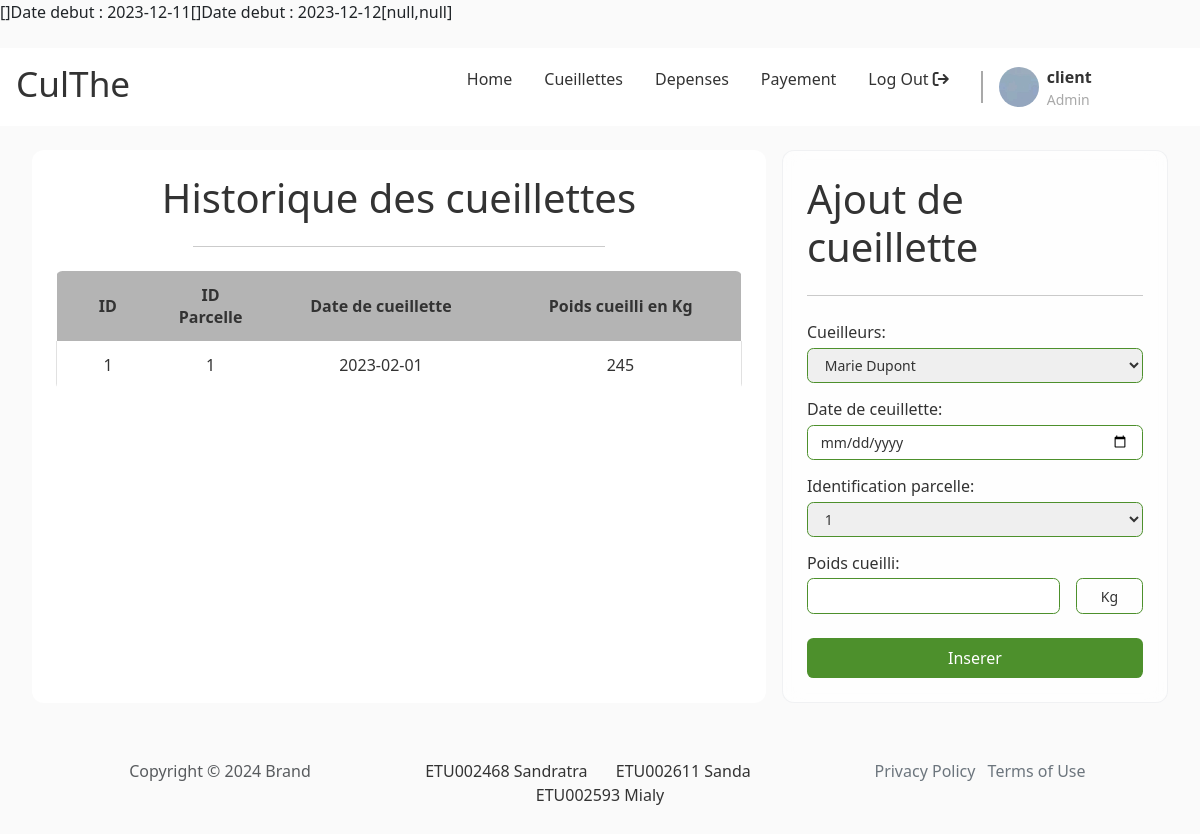
Screenshot of /pages/client/main.php?page=cueillettes (signed in) with the database file from the repository.
### tables this page shows
CREATE TABLE culthe_cueillette(
    id INT PRIMARY KEY AUTO_INCREMENT,
    id_cueilleur INT NOT NULL, 
    id_parcelle INT NOT NULL, 
    date_cueillette DATE NOT NULL, 
    poids_cueilli DECIMAL NOT NULL, 
    FOREIGN KEY(id_cueilleur) REFERENCES culthe_cueilleur(id),
    FOREIGN KEY(id_parcelle) REFERENCES culthe_parcelle(id)
);

### inc/connexion.php (called while the page is built)
<?php
    function dbconnect(){
        static $connect = null;
        if ($connect===null) {
            $connect = mysqli_connect('localhost','root','','culthe');
        }
        return $connect;
    }

### inc/user/function_user.php (called while the page is built, shortened)
<?php
    function get_all_cueillette(){
        $request = "SELECT * FROM culthe_cueillette";
        $temp = mysqli_query(dbconnect(),$request);
        $result = array();
        while($donne = mysqli_fetch_array($temp)){
            $result[] = $donne;
        }
        return $result;
    }
?>

### inc/admin/function_parcelle.php (called while the page is built, shortened)
<?php
    function get_all_info_parcelle(){
        $request = "SELECT * FROM v_culthe_info_parcelle";
        $temp = mysqli_query(dbconnect(),$request);
        $result = array();
        while($donne = mysqli_fetch_array($temp)){
            $result[] = $donne;
        }
        return $result;
    }
?>

### pages/client/cueillettes.php (the view, shortened to what this page needs)
<?php
    $cueillettes = get_all_cueillette();
    $parcelles = get_all_info_parcelle();
    $cueilleurs = get_all_info_cueilleur();
?>
<div class="body double-col">
        <section class="left">
            <h1 class="section__title">Historique des cueillettes</h1>
            <hr class="section__sep">
            <div class="section__content">
                <table>
                    <tr>
                        <th class="id number">ID</th>
                        <th class="id number">ID Parcelle</th>
                        <th class="date">Date de cueillette</th>
                        <th class="number">Poids cueilli en Kg</th>
                    </tr>
                    <?php foreach( $cueillettes as &$value ) { ?>
                    <tr>
                        <td class="id number"><?php echo $value['id']; ?></td>
                        <td class="id number"><?php echo$value['id_parcelle']; ?></td>
                        <td class="name"><?php echo $value['date_cueillette'] ?></td>
                        <td class="name"><?php echo $value['poids_cueilli']; ?></td>
                    </tr>
                    <?php } ?>
                </table>
            </div>
        </section>
        <section class="right">
            <form action="../../handler/client/cueillette_handler.php" method="post" id="form" class="form">
                <h1 class="form__title">Ajout de cueillette</h1>
                <hr class="form__sep">
                <div class="form__content">
                     <div class="form__input vertical">
                        <label for="field" class="form__label">Cueilleurs:</label>
                        <select name="cueilleur" id="cueilleur" class="form__input-field">
                            <?php foreach( $cueilleurs as &$value ) { ?>
                                <option value="<?php echo $value['id']; ?>"><?php echo $value['nom']; ?></option>
                            <?php } ?>
                        </select>
                    </div>
                    <div class="form__input vertical">
                        <label for="date_harvest" class="form__label">Date de ceuillette:</label>
                        <input type="date" name="date_cueillete" id="date_cueillete" class="form__input-field" />
                    </div>
                    <div class="form__input vertical">
                        <label for="field" class="form__label">Identification parcelle:</label>
                        <select name="parcelle" id="parcelle" class="form__input-field">
                            <?php foreach( $parcelles as &$value ) { ?>
                                <option value="<?php echo $value['id_parcelle']; ?>"><?php echo $value['numero_parcelle']; ?></option>
                            <?php } ?>
                        </select>
                    </div>
                    <div class="form__input vertical">
                        <label for="weight_harvest" class="form__label">Poids cueilli:</label>
                        <div>
                            <input type="number" name="poids" id="poids" class="form__input-field" />
                            <span class="form__input-field unit">Kg</span>
                        </div>
                    </div>
                </div>
                <input type="submit" value="Inserer" class="form__submit btn" id="form__submit btn" />
            </form>
        </section>
    </div>

### assets/css/index.css (style rules this page uses)
:root { --primary: white; --secondary: lightgray; --accent: #4d902c; --text--main: #333333; --text--muted: darkgray; --text--100: .875rem; --text--300: 1rem; --text--500: 2.2rem; --border--soft: .4rem; --bg: rgb(250,250, 250); font-size: 1em; box-sizing: border-box; }
*, *::before, *::after { box-sizing: inherit; margin: 0; padding: 0; color: var(--text--main); text-decoration: none; }
html { color: var(--text--main); font-family: system-ui, -apple-system, BlinkMacSystemFont, 'Segoe UI', Roboto, Oxygen, Ubuntu, Cantarell, 'Open Sans', 'Helvetica Neue', sans-serif; }
body { min-height: 100vh; }
body>*+* { margin-top: 1.5rem; }
.btn { padding: .5rem 1rem; border: none; border-radius: var(--border--soft); background-color: var(--accent); }

### assets/css/form.css (style rules this page uses)
.form { padding: 1.5rem; border-radius: var(--border--soft); backdrop-filter: blur(10px) saturate(180%); -webkit-backdrop-filter: blur(10px) saturate(180%); background-color: rgba(255, 255, 255, 0.7); border-radius: 12px; border: 1px solid rgba(209, 213, 219, 0.3); }
.form>*+* { margin-top: 1.5rem; }
.form__title { margin: 0; }
.form__content>*+* { margin-top: .875rem; }
.form__input.vertical { display: flex; flex-direction: column; gap: .2rem; width: 100%; }
.form__input > div { display: flex; align-items: center; gap: 1rem; width: 100%; }
.form__input > div > * { flex-grow: 1; }
.form__input > div > .unit { flex-grow: 0; flex-basis: 20%; text-align: center; }
.form__input-field { padding: .4rem .8rem; border: 1px solid var(--accent); border-radius: var(--border--soft); font-size: var(--text--100); }
.form__submit { display: block; width: 100%; color: white; }

### assets/css/home.css (style rules this page uses)
body { background-color: var(--bg); }

### assets/css/layout.css (style rules this page uses)
.body { margin-left: 2rem; margin-right: 2rem; }
.double-col { display: flex; gap: 1rem; }
.double-col>*>*+* { margin-top: 1.5rem; }
.double-col .left { flex-basis: 65%; }
.double-col .right { flex-grow: 1; }
.left { padding: 1.5rem; border-radius: 12px; background-color: white; }
.left .section__title { text-align: center; }
.left .section__sep { width: 60%; margin-left: auto; margin-right: auto; }
.left table { overflow: hidden; border-spacing: 0; width: 100%; margin: auto auto; border-radius: var(--border--soft); border-bottom: 1px solid rgb(225, 225, 225); }
.left th, .left td { padding: .8rem 1rem; text-align: center; }
.left th { background-color: rgb(180, 180, 180); }
.left td:first-child { border-left: 1px solid rgb(225, 225, 225); }
.left td:last-child { border-right: 1px solid rgb(225, 225, 225); }
.left tr:last-child td, .left tr:not(:first-child) td { border-bottom: 1px solid rgb(225, 225, 225); }
.left .id { width: 15%; text-align: center; }
.left .name, .left .date { text-align: center; }

### rows the page displays
culthe_cueillette: id "1", id_parcelle "1", date_cueillette "2023-02-01", poids_cueilli "245"

### other values shown
$date_debut "2023-12-11"
$date_debut "2023-12-12"
json_encode($list) "[null,null]"
$_SESSION['user']['username'] "client"
form field cueilleur "Marie Dupont"
form field parcelle "1"
